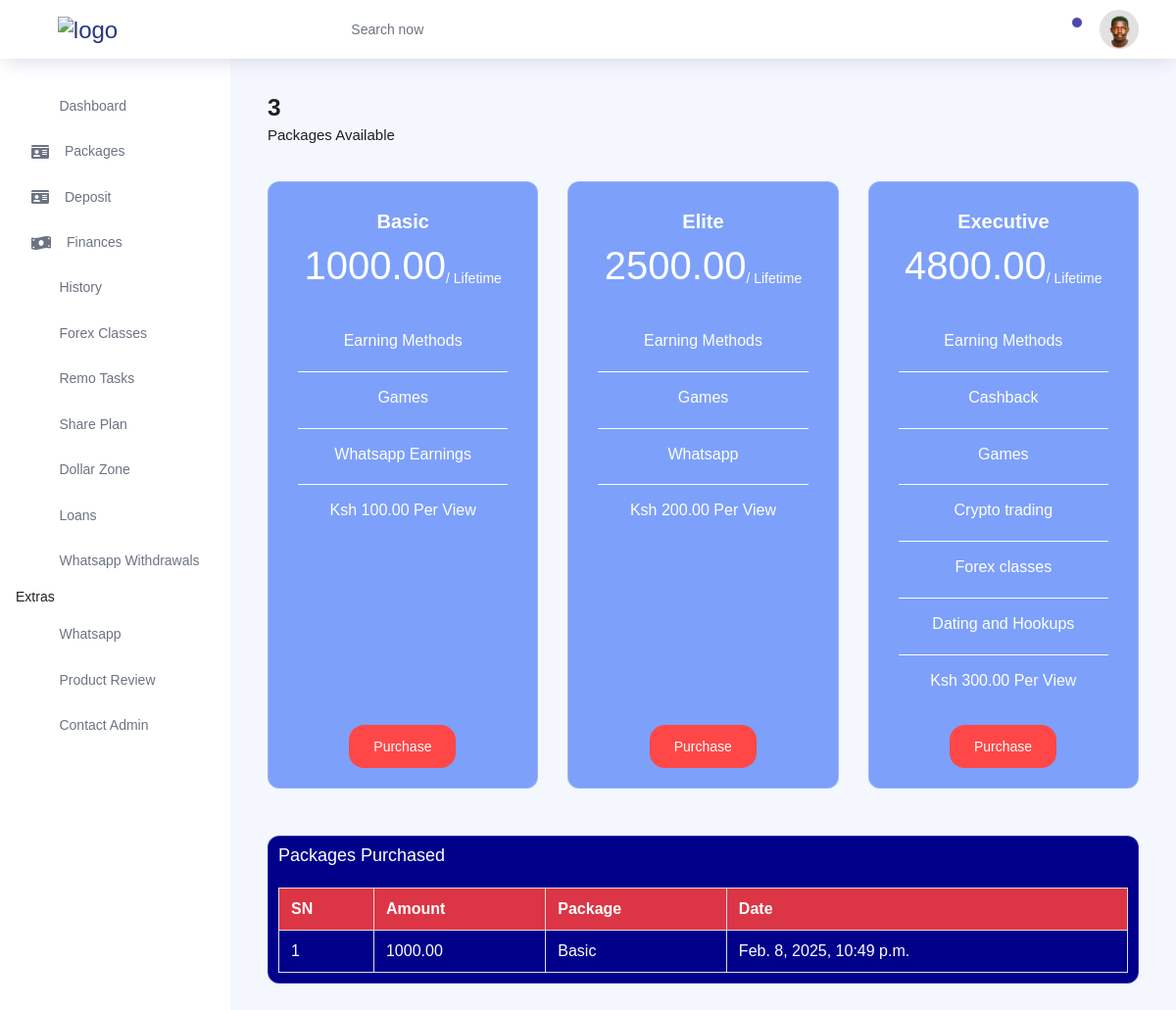
Screenshot of /packages/packages/ (signed in) with the database file from the repository.
### account/models.py (models this page shows, shortened)
class Profile(models.Model):
    class AccountStatus(models.TextChoices):
        DORMANT = "DM", "Dormant"
        ACTIVE = "AC", "Active"
    user = models.OneToOneField(
        settings.AUTH_USER_MODEL,
        on_delete=models.CASCADE
    )
    account_status = models.CharField(
        max_length=2,
        choices=AccountStatus.choices,
        default=AccountStatus.DORMANT
    )
    photo = models.ImageField(
        upload_to='photos',
        blank=True,
        null=True
    )
    phone_number = models.CharField(max_length=11, null=True, blank=True)
    gold_plan_active = models.BooleanField(default=False)
    total_sent_transfers = models.IntegerField(default=2)
    whatsapp_earnings = models.DecimalField(max_digits=10, decimal_places=2, default=0.00)
    total_whatsapp_withdrawal = models.DecimalField(max_digits=10, decimal_places=2, default=0.00)
    deposit_balance = models.DecimalField(max_digits=10, decimal_places=2, default=0.00)
    earning_balance = models.DecimalField(max_digits=10, decimal_places=2, default=0.00)
    referral_earnings = models.DecimalField(max_digits=10, decimal_places=2, default=0.00)
    amount_withdrawn = models.DecimalField(max_digits=10, decimal_places=2, default=0.00)
    invited_by = models.ForeignKey(
        settings.AUTH_USER_MODEL,
        related_name='invited_users',
        on_delete=models.SET_NULL,
        null=True,
        blank=True
    )
    referral_link = models.URLField(
        max_length=255,
        blank=True,
        null=True
    )  # Store the referral link
    objects = models.Manager()  # Default manager
    active_profiles = ActiveProfileManager()  # Custom manager for active profiles

### package/models.py (models this page shows, shortened)
class Package(models.Model):
    name = models.CharField(max_length=50, unique=True)  # Now dynamic
    price = models.DecimalField(max_digits=10, decimal_places=2)
    type = models.CharField(max_length=50, default="Lifetime")  # Default to lifetime access
    earning_methods = models.TextField(help_text="Comma-separated values")  # Store as a list of methods
    ksh_per_view = models.DecimalField(max_digits=10, decimal_places=2, default=100.00)
    def get_earning_methods(self):
        return self.earning_methods.split(", ")

class UserPackage(models.Model):
    user = models.ForeignKey(User, on_delete=models.CASCADE)
    package = models.ForeignKey(Package, on_delete=models.CASCADE)
    purchased_at = models.DateTimeField(auto_now_add=True)

### package/views.py (the view)
# urls.py: path('packages/', views.package_list, name='packages'),
@login_required
def package_list (request):
    packages = Package.objects.all()
    user_packages = UserPackage.objects.filter(user=request.user)
    context = {
        'packages': packages,
        'packages_count': packages.count(),
        "user_packages": user_packages
    }
    return render(request, 'Packages/Packages.html', context)

### package/templates/Packages/Packages.html (shortened to what this page needs)
{% extends "dashboard/dashboard_base.html" %}
{% load static %}
{% block content %}
  <div class="row">
    <div class="col-md-12 grid-margin">
      <div class="row">
        <div class="col-12 col-xl-8 mb-4 mb-xl-0">
          <h3 class="font-weight-bold">{{ packages_count }}</h3>
          <h6 class="font-weight-normal mb-0">Packages Available</h6>
        </div>
        <div class="col-12 col-xl-4">
        </div>
      </div>
    </div>
  </div>
  <div class="row">
      {% for package in packages %}
      <div class="col-md-4 stretch-card transparent">
        <div class="card card-tale" style="cursor: context-menu;">
          <div class="card-body text-center">
                  <div>
                    <p class="" style="font-size: 20px; font-weight: 600;">{{ package.name }}</p>
                    <p class="mt-4" style="font-size: 40px; ;">{{ package.price }}<sub style="font-size: 14px;">/ {{ package.type }}</sub></p>
                    <div class="pt-5">
                      <p class="tabletext"> Earning Methods</p>
                      {% for method in package.get_earning_methods %}
                      <p class="tabletext mt-3">{{ method }}</p>
                      {% endfor %}
                      <p class="tabletext mt-3 mb-5" style="border:none">Ksh {{ package.ksh_per_view }} Per View</p>
                      <form action="{% url 'package:purchase_package' package.id %}" method="post">
                        <button type="submit" class="btn btn-danger mt-3" style="position: absolute; bottom:20px; left:30%;">Purchase</button>
                      </form>
                      </div>
                    </div>
          </div>
        </div>
      </div>
      {% endfor %}
  </div>
<div class="card mt-5">
  <h4>Packages Purchased</h4>
  <table class="mt-3">
    <thead>
      <tr>
        <th>SN</th>
        <th>Amount</th>
        <th>Package</th>
        <th>Date</th>
      </tr>
    </thead>
    <tbody>
      <tr>
        {% for user_package in user_packages %}
        <td>{{ forloop.counter }}</td>
        <td>{{ user_package.package.price }}</td>
        <td>{{ user_package.package.name }}</td>
        <td>{{ user_package.purchased_at }}</td>
        {% endfor %}
      </tr>
    </tbody>
  </table>
  </div>
{% endblock %}

### account/templates/dashboard/dashboard_base.html (shortened to what this page needs)
{% load static %}
<!DOCTYPE html>
<html lang="en">
<head>
  <link rel="stylesheet" href="{% static 'styles/vendors/feather/feather.css' %}">
  <link rel="stylesheet" href="{% static 'styles/vendors/ti-icons/css/themify-icons.css' %}">
  <link rel="stylesheet" href="{% static 'styles/vendors/css/vendor.bundle.base.css' %}">
  <link rel="stylesheet" href="https://cdnjs.cloudflare.com/ajax/libs/font-awesome/5.15.4/css/all.min.css">
  <link rel="stylesheet" href="{% static 'styles/css/vertical-layout-light/style.css' %}">
</head>
<body>
  <div class="container-scroller">
    <nav class="navbar col-lg-12 col-12 p-0 fixed-top d-flex flex-row">
      <div class="text-center navbar-brand-wrapper d-flex align-items-center justify-content-center">
        <a class="navbar-brand brand-logo mr-5" href="{%url 'dashboard' %}"><img src="{% static 'img/logoface.png' %}" class="mr-2" alt="logo"/></a>
      </div>
      <div class="navbar-menu-wrapper d-flex align-items-center justify-content-end">
        <button class="navbar-toggler navbar-toggler align-self-center" type="button" data-toggle="minimize">
          <span class="icon-menu"></span>
        </button>
        <ul class="navbar-nav mr-lg-2">
          <li class="nav-item nav-search d-none d-lg-block">
            <div class="input-group">
              <div class="input-group-prepend hover-cursor" id="navbar-search-icon">
                <span class="input-group-text" id="search">
                  <i class="icon-search"></i>
                </span>
              </div>
              <input type="text" class="form-control" id="navbar-search-input" placeholder="Search now" aria-label="search" aria-describedby="search">
            </div>
          </li>
        </ul>
        <ul class="navbar-nav navbar-nav-right">
          <li class="nav-item dropdown">
            <a class="nav-link count-indicator dropdown-toggle" id="notificationDropdown" href="#" data-toggle="dropdown">
              <i class="icon-bell mx-0"></i>
              <span class="count"></span>
            </a>
          </li>
          <li class="nav-item nav-profile dropdown">
            <a class="nav-link dropdown-toggle" href="#" data-toggle="dropdown" id="profileDropdown">
              <img src="{% if request.user.profile.photo %} {{ request.user.profile.photo.url }} {% else %} {% static 'img/user.jpg' %} {% endif %}" />
            </a>
          </li>
        </ul>
      </div>
    </nav>
    <div class="container-fluid page-body-wrapper">
      <nav class="sidebar sidebar-offcanvas" id="sidebar">
        <ul class="nav">
          <li class="nav-item">
            <a class="nav-link" href="{% url 'dashboard' %}">
              <i class="icon-grid menu-icon"></i>
              <span class="menu-title">Dashboard</span>
            </a>
          </li>
          <li class="nav-item">
            <a class="nav-link" href="{% url 'package:packages' %}">
              <i class="fas fa-id-card menu-icon"></i>
              <span class="menu-title">Packages</span>
            </a>
          </li>
           <li class="nav-item">
            <a class="nav-link" href="{% url 'deposits:make_deposit' %}">
              <i class="fas fa-id-card menu-icon"></i>
              <span class="menu-title">Deposit</span>
            </a>
          </li>
          <li class="nav-item">
            <a class="nav-link" data-toggle="collapse" href="#ui-basic" aria-expanded="false" aria-controls="ui-basic">
              <i class="fas fa-money-bill-wave menu-icon"></i>
              <span class="menu-title">Finances</span>
              <i class="menu-arrow"></i>
            </a>
          </li>
           <li class="nav-item">
            <a class="nav-link" data-toggle="collapse" href="#charts" aria-expanded="false" aria-controls="charts">
              <i class="icon-bar-graph menu-icon"></i>
              <span class="menu-title">History</span>
              <i class="menu-arrow"></i>
            </a>
          </li>
         <li class="nav-item">
            <a class="nav-link" href="{% url 'dashboard' %}">
              <i class="icon-paper menu-icon"></i>
              <span class="menu-title">Forex Classes</span>
            </a>
          </li>
          <li class="nav-item">
            <a class="nav-link" data-toggle="collapse" href="#tables" aria-expanded="false" aria-controls="tables">
              <i class="icon-grid-2 menu-icon"></i>
              <span class="menu-title">Remo Tasks</span>
              <i class="menu-arrow"></i>
            </a>
          </li>
          <li class="nav-item">
            <a class="nav-link" data-toggle="collapse" href="#icons" aria-expanded="false" aria-controls="icons">
              <i class="icon-contract menu-icon"></i>
              <span class="menu-title">Share Plan</span>
              <i class="menu-arrow"></i>
            </a>
          </li>
           <li class="nav-item">
            <a class="nav-link" data-toggle="collapse" href="#error" aria-expanded="false" aria-controls="error">
              <i class="icon-ban menu-icon"></i>
              <span class="menu-title">Dollar Zone</span>
              <i class="menu-arrow"></i>
            </a>
          </li>
          <li class="nav-item">
            <a class="nav-link" href="{% url 'products:loans' %}">
              <i class="icon-paper menu-icon"></i>
              <span class="menu-title">Loans</span>
            </a>
          </li>
          <li class="nav-item">
            <a class="nav-link" href="{% url 'products:whatsapp_withdrawals' %}">
              <i class="icon-paper menu-icon"></i>
              <span class="menu-title">Whatsapp Withdrawals</span>
            </a>
          </li>
          <li class="nav-item">
            Extras
          </li>
          <li class="nav-item">
            <a class="nav-link" href="{% url 'products:whatsapp' %}">
              <i class="icon-paper menu-icon"></i>
              <span class="menu-title">Whatsapp</span>
            </a>
          </li>
          <li class="nav-item">
            <a class="nav-link" href="{% url 'products:product_view' %}">
              <i class="icon-paper menu-icon"></i>
              <span class="menu-title">Product Review</span>
            </a>
          </li>
          <li class="nav-item">
            <a class="nav-link" href="{% url 'products:contact_admin' %}">
              <i class="icon-paper menu-icon"></i>
              <span class="menu-title">Contact Admin</span>
            </a>
          </li>
        </ul>
      </nav>
      <div class="main-panel">
        <div class="content-wrapper">
          {% block content %}
          {% endblock %}
        </div>
      </div>
    </div>
  </div>
</body>
</html>

### rows the page displays
Package: name "Basic", price "1000.00", type "Lifetime", get_earning_methods "Games" "Whatsapp Earnings", ksh_per_view "100.00"
Package: name "Elite", price "2500.00", type "Lifetime", get_earning_methods "Games" "Whatsapp", ksh_per_view "200.00"
Package: name "Executive", price "4800.00", type "Lifetime", get_earning_methods "Cashback" "Games" "Crypto trading" "Forex classes" "Dating and Hookups", ksh_per_view "300.00"
UserPackage: package.price "1000.00", package.name "Basic", purchased_at "Feb. 8, 2025, 10:49 p.m."

### other values shown
{{ packages_count }} "3"
